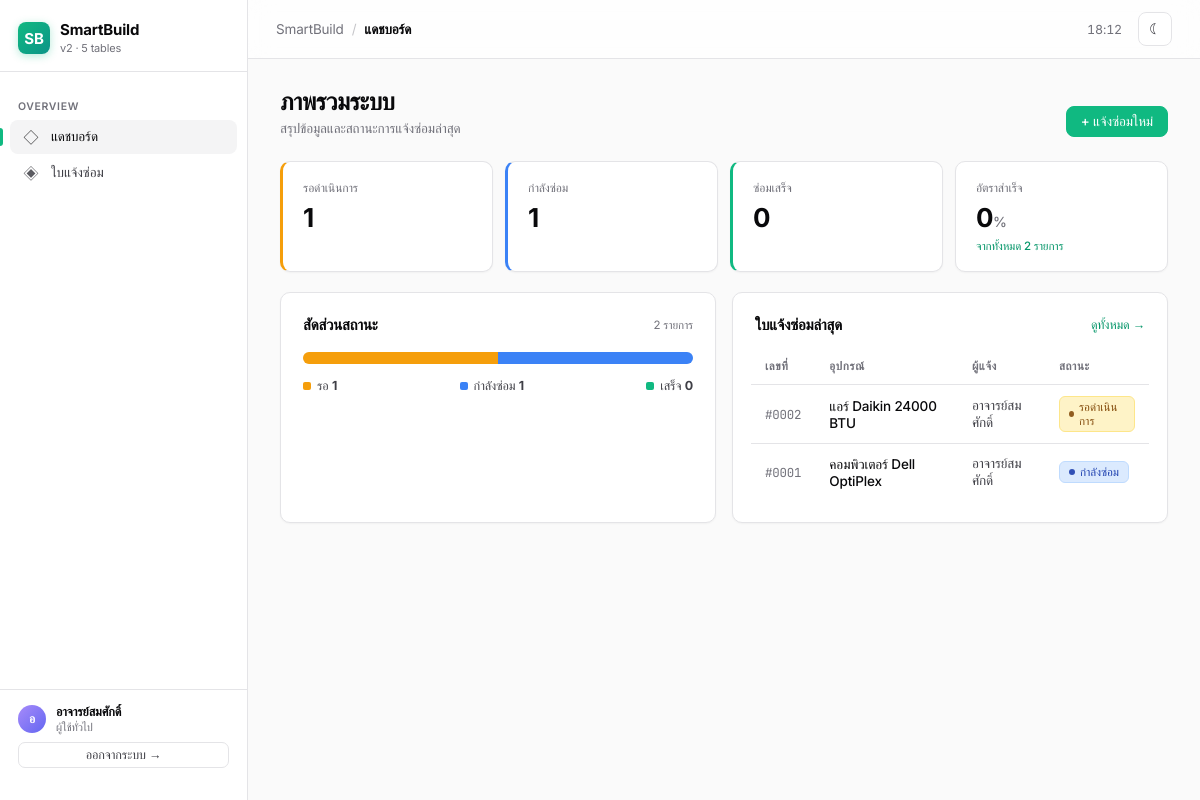
The page / (signed in) on the database its author committed.
### tables this page shows
CREATE TABLE users (
            id INTEGER PRIMARY KEY AUTOINCREMENT,
            username TEXT NOT NULL UNIQUE,
            password_hash TEXT NOT NULL,
            full_name TEXT NOT NULL,
            email TEXT,
            phone TEXT,
            role TEXT NOT NULL DEFAULT 'user',
            specialty TEXT,
            is_active INTEGER NOT NULL DEFAULT 1,
            created_at TEXT DEFAULT CURRENT_TIMESTAMP,
            last_login TEXT
        );

CREATE TABLE repairs (
            id INTEGER PRIMARY KEY AUTOINCREMENT,
            equipment_id INTEGER NOT NULL,
            reporter_id INTEGER NOT NULL,
            assignee_id INTEGER,
            description TEXT NOT NULL,
            resolution_note TEXT,
            priority TEXT NOT NULL DEFAULT 'normal',
            status TEXT NOT NULL DEFAULT 'pending',
            reported_at TEXT NOT NULL DEFAULT CURRENT_TIMESTAMP,
            started_at TEXT,
            completed_at TEXT,
            FOREIGN KEY (equipment_id) REFERENCES equipment(id) ON DELETE CASCADE,
            FOREIGN KEY (reporter_id) REFERENCES users(id) ON DELETE RESTRICT,
            FOREIGN KEY (assignee_id) REFERENCES users(id) ON DELETE SET NULL
        );

CREATE TABLE equipment (
            id INTEGER PRIMARY KEY AUTOINCREMENT,
            room_id INTEGER NOT NULL,
            name TEXT NOT NULL,
            category TEXT,
            serial_no TEXT UNIQUE,
            status TEXT DEFAULT 'active',
            installed_at TEXT,
            created_at TEXT DEFAULT CURRENT_TIMESTAMP,
            FOREIGN KEY (room_id) REFERENCES rooms(id) ON DELETE CASCADE
        );

### app.py (the view)
@app.route("/")
def index():
    db = get_db()
    stats = {
        "buildings": db.execute("SELECT COUNT(*) FROM buildings").fetchone()[0],
        "rooms": db.execute("SELECT COUNT(*) FROM rooms").fetchone()[0],
        "equipment": db.execute("SELECT COUNT(*) FROM equipment").fetchone()[0],
        "technicians": db.execute("SELECT COUNT(*) FROM users WHERE role='technician' AND is_active=1").fetchone()[0],
        "pending": db.execute("SELECT COUNT(*) FROM repairs WHERE status='pending'").fetchone()[0],
        "in_progress": db.execute("SELECT COUNT(*) FROM repairs WHERE status='in_progress'").fetchone()[0],
        "done": db.execute("SELECT COUNT(*) FROM repairs WHERE status='done'").fetchone()[0],
    }
    recent = db.execute(
        """SELECT r.*, e.name AS equip_name,
                  rep.full_name AS reporter_name, asg.full_name AS assignee_name
           FROM repairs r
           JOIN equipment e ON e.id=r.equipment_id
           JOIN users rep ON rep.id=r.reporter_id
           LEFT JOIN users asg ON asg.id=r.assignee_id
           ORDER BY r.id DESC LIMIT 6"""
    ).fetchall()
    tech_load = db.execute(
        """SELECT u.full_name AS name,
                  SUM(CASE WHEN r.status IN ('pending','in_progress') THEN 1 ELSE 0 END) AS cnt
           FROM users u
           LEFT JOIN repairs r ON r.assignee_id=u.id
           WHERE u.role='technician' AND u.is_active=1
           GROUP BY u.id ORDER BY cnt DESC LIMIT 5"""
    ).fetchall()
    max_load = max([t["cnt"] or 0 for t in tech_load], default=0)
    return render_template("index.html", stats=stats, recent=recent,
                           tech_load=tech_load, max_load=max_load)

### app.py (called while the page is built)
def get_db():
    if "db" not in g:
        g.db = sqlite3.connect(DB_PATH)
        g.db.row_factory = sqlite3.Row
        g.db.execute("PRAGMA foreign_keys = ON")
    return g.db

def current_user():
    if "user_id" not in session:
        return None
    if "_user" not in g:
        g._user = get_db().execute(
            "SELECT * FROM users WHERE id=? AND is_active=1", (session["user_id"],)
        ).fetchone()
    return g._user

@app.context_processor
def inject_globals():
    return {
        "current_user": current_user(),
        "ROLE_LABELS": ROLE_LABELS,
        "STATUS_LABELS": STATUS_LABELS,
        "PRIORITY_LABELS": PRIORITY_LABELS,
        "EQUIP_STATUS_LABELS": EQUIP_STATUS_LABELS,
    }

@app.before_request
def require_login():
    if request.endpoint in (None, "login", "static"):
        return
    if not current_user():
        return redirect(url_for("login", next=request.path))

### templates/index.html (shortened to what this page needs)
{% extends 'base.html' %}
{% block crumb %}แดชบอร์ด{% endblock %}
{% block content %}
<div style="display:flex;justify-content:space-between;align-items:end;flex-wrap:wrap;gap:14px;margin-bottom:24px">
  <div>
    <h2 class="page-title">ภาพรวมระบบ</h2>
    <p class="page-sub" style="margin-bottom:0">สรุปข้อมูลและสถานะการแจ้งซ่อมล่าสุด</p>
  </div>
  <a href="{{ url_for('repairs') }}" class="btn btn-accent">+ แจ้งซ่อมใหม่</a>
</div>
<div class="stats">
  <div class="stat" style="border-left:3px solid #f59e0b"><div class="lbl">รอดำเนินการ</div><div class="num">{{ stats.pending }}</div></div>
  <div class="stat" style="border-left:3px solid #3b82f6"><div class="lbl">กำลังซ่อม</div><div class="num">{{ stats.in_progress }}</div></div>
  <div class="stat" style="border-left:3px solid #10b981"><div class="lbl">ซ่อมเสร็จ</div><div class="num">{{ stats.done }}</div></div>
  {% set total = (stats.pending + stats.in_progress + stats.done) or 1 %}
  <div class="stat"><div class="lbl">อัตราสำเร็จ</div><div class="num">{{ ((stats.done/total)*100)|round(0)|int }}<span style="font-size:14px;color:var(--muted);font-weight:500">%</span></div><div class="delta">จากทั้งหมด {{ total }} รายการ</div></div>
</div>
<div style="display:grid;grid-template-columns:1fr 1fr;gap:16px" class="grid-2">
  <div class="card">
    <div style="display:flex;justify-content:space-between;align-items:center;margin-bottom:18px">
      <h3 style="font-size:15px;font-weight:600">สัดส่วนสถานะ</h3>
      <span style="font-size:11.5px;color:var(--muted)">{{ total }} รายการ</span>
    </div>
    <div class="chart-bar" style="height:12px">
      <span style="width:{{ (stats.pending/total*100)|round(1) }}%;background:#f59e0b"></span>
      <span style="width:{{ (stats.in_progress/total*100)|round(1) }}%;background:#3b82f6"></span>
    </div>
    <div style="display:flex;justify-content:space-between;margin-top:14px;font-size:12.5px;color:var(--text-2);flex-wrap:wrap;gap:10px">
      <span><span style="display:inline-block;width:8px;height:8px;background:#f59e0b;border-radius:2px;margin-right:6px"></span>รอ <b>{{ stats.pending }}</b></span>
      <span><span style="display:inline-block;width:8px;height:8px;background:#3b82f6;border-radius:2px;margin-right:6px"></span>กำลังซ่อม <b>{{ stats.in_progress }}</b></span>
      <span><span style="display:inline-block;width:8px;height:8px;background:#10b981;border-radius:2px;margin-right:6px"></span>เสร็จ <b>{{ stats.done }}</b></span>
    </div>
  </div>
  <div class="card">
    <div style="display:flex;justify-content:space-between;align-items:center;margin-bottom:14px">
      <h3 style="font-size:15px;font-weight:600">ใบแจ้งซ่อมล่าสุด</h3>
      <a href="{{ url_for('repairs') }}" style="font-size:12.5px;color:var(--accent-2);text-decoration:none;font-weight:500">ดูทั้งหมด →</a>
    </div>
    <div class="table-wrap">
      <table>
        <thead><tr><th>เลขที่</th><th>อุปกรณ์</th><th>ผู้แจ้ง</th><th>สถานะ</th></tr></thead>
        <tbody>
          {% for r in recent %}
          <tr>
            <td class="mono" style="color:var(--muted)">#{{ '%04d'|format(r.id) }}</td>
            <td style="font-weight:500">{{ r.equip_name }}</td>
            <td style="color:var(--text-2)">{{ r.reporter_name }}</td>
            <td>
              {% if r.status=='pending' %}<span class="badge badge-wait">{{ STATUS_LABELS[r.status] }}</span>
              {% elif r.status=='in_progress' %}<span class="badge badge-prog">{{ STATUS_LABELS[r.status] }}</span>
              {% elif r.status=='done' %}<span class="badge badge-done">{{ STATUS_LABELS[r.status] }}</span>
              {% else %}<span class="badge badge-cancel">{{ STATUS_LABELS[r.status] }}</span>{% endif %}
            </td>
          </tr>
          {% else %}<tr><td colspan="4" class="empty">ยังไม่มีใบแจ้งซ่อม</td></tr>{% endfor %}
        </tbody>
      </table>
    </div>
  </div>
</div>
{% endblock %}

### templates/base.html (shortened to what this page needs)
<!doctype html>
<html lang="th">
<head>
</head>
<body>
<aside class="sidebar" id="sidebar">
  <div class="brand">
    <div class="logo">SB</div>
    <div>
      <div class="brand-name">SmartBuild</div>
      <div class="brand-sub">v2 · 5 tables</div>
    </div>
  </div>
  <div class="nav-section">Overview</div>
  <a class="nav-link {% if request.endpoint=='index' %}active{% endif %}" href="{{ url_for('index') }}"><span class="ico">◇</span>แดชบอร์ด</a>
  <a class="nav-link {% if request.endpoint in ['repairs','repairs_detail'] %}active{% endif %}" href="{{ url_for('repairs') }}"><span class="ico">◈</span>ใบแจ้งซ่อม</a>
  <div class="sidebar-foot" style="display:flex;flex-direction:column;gap:8px">
    <div style="display:flex;align-items:center;gap:10px">
      <div class="avatar">{{ (current_user.full_name or current_user.username)[:1]|upper if current_user else '?' }}</div>
      <div style="flex:1;min-width:0">
        <div style="color:var(--text);font-weight:600;font-size:12.5px;white-space:nowrap;overflow:hidden;text-overflow:ellipsis">{{ current_user.full_name if current_user else '-' }}</div>
        <div style="font-size:11px">{{ ROLE_LABELS.get(current_user.role,'') if current_user else '' }}</div>
      </div>
    </div>
    <a href="{{ url_for('logout') }}" class="btn btn-ghost btn-sm" style="justify-content:center">ออกจากระบบ →</a>
  </div>
</aside>
<div class="main">
  <div class="topbar">
    <div style="display:flex;align-items:center;gap:12px">
      <div class="crumb"><span>SmartBuild</span><span class="crumb-sep">/</span><b>{% block crumb %}{% endblock %}</b></div>
    </div>
    <div class="topbar-right">
      <span class="clock" id="clock"></span>
      <button class="icon-btn" onclick="toggleTheme()" title="สลับธีม"><span id="themeIco">◐</span></button>
    </div>
  </div>
  <div class="content">{% block content %}{% endblock %}</div>
</div>
</body>
</html>

### rows shown on the page
users: full_name "อ", full_name "อาจารย์สมศักดิ์", role "ผู้ใช้ทั่วไป"
repairs: id "0002", equip_name "แอร์ Daikin 24000 BTU", reporter_name "อาจารย์สมศักดิ์", status "รอดำเนินการ"
repairs: id "0001", equip_name "คอมพิวเตอร์ Dell OptiPlex", reporter_name "อาจารย์สมศักดิ์", status "กำลังซ่อม"

### other values the page prints
{{ stats.pending }} "1"
{{ stats.in_progress }} "1"
{{ stats.done }} "0"
{{ ((stats.done/total)*100)|round(0)|int }} "0"
{{ total }} "2"
